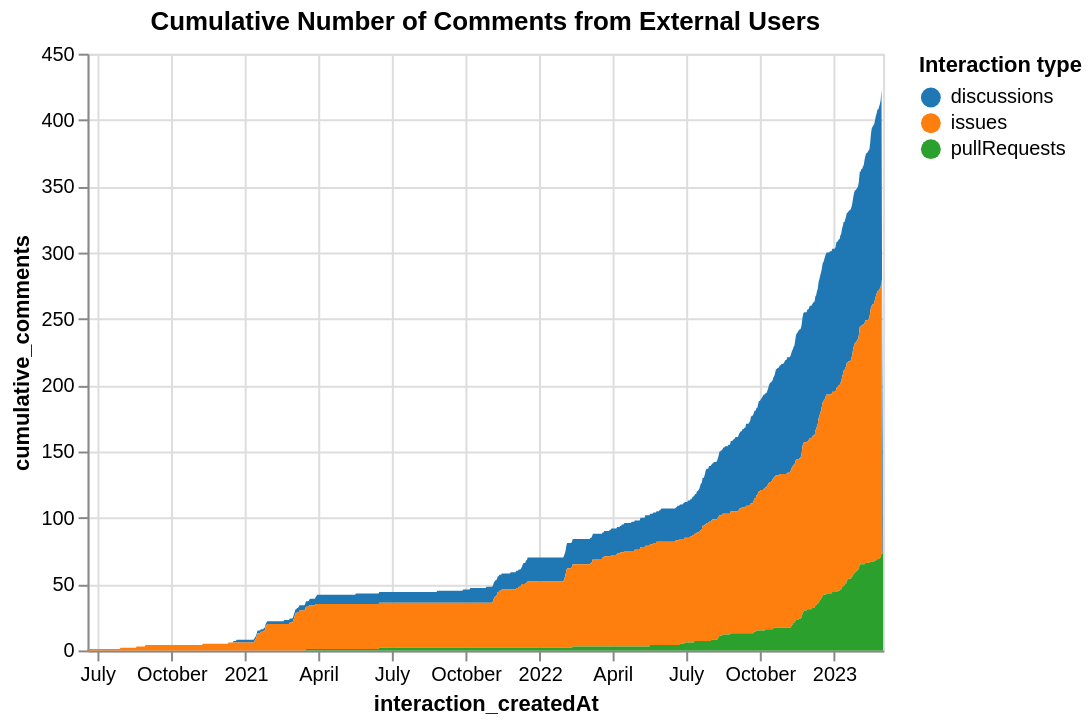

Write a Vega-Lite specification for this figure.
### Vega-Lite specification from a JSON file in a GitHub repository (floating-point values rounded to 4 significant figures; data arrays with more than 128 entries replaced by an {"elided": "..."} marker saying what was removed)
{"config": {"view": {"continuousWidth": 400, "continuousHeight": 300}}, "data": {"name": "data-4336f5c1bf832e3d1e0a8f09ab4e080d"}, "mark": "area", "encoding": {"color": {"field": "interaction_type", "legend": {"orient": "right"}, "scale": {"scheme": "category10"}, "title": "Interaction type", "type": "nominal"}, "tooltip": [{"field": "interaction_createdAt", "type": "temporal"}, {"field": "cumulative_comments", "type": "quantitative"}], "x": {"field": "interaction_createdAt", "type": "temporal"}, "y": {"field": "cumulative_comments", "type": "quantitative"}}, "title": "Cumulative Number of Comments from External Users", "$schema": "https://vega.github.io/schema/vega-lite/v4.17.0.json", "datasets": {"data-4336f5c1bf832e3d1e0a8f09ab4e080d": {"elided": "2509 records"}}}
